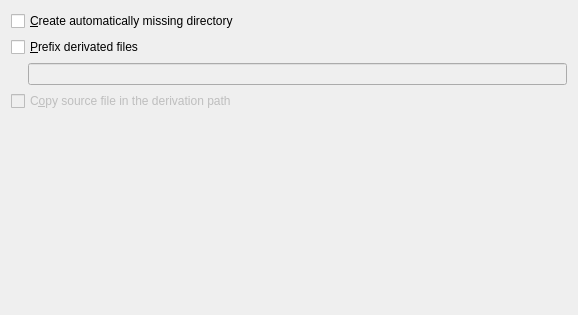
<?xml version="1.0" encoding="UTF-8"?>
<ui version="4.0">
 <class>NewGenerixDerivation3Page</class>
 <widget class="QWizardPage" name="NewGenerixDerivation3Page">
  <property name="geometry">
   <rect>
    <x>0</x>
    <y>0</y>
    <width>578</width>
    <height>315</height>
   </rect>
  </property>
  <property name="windowTitle">
   <string>WizardPage</string>
  </property>
  <property name="title">
   <string>Define option for derivation project</string>
  </property>
  <property name="subTitle">
   <string>In this page you can define a prefix to use in your derivation path and the possibility to copy the original file in the destination path too.</string>
  </property>
  <layout class="QVBoxLayout" name="verticalLayout">
   <item>
    <widget class="QCheckBox" name="m_missingDirChk">
     <property name="text">
      <string>&amp;Create automatically missing directory</string>
     </property>
    </widget>
   </item>
   <item>
    <widget class="QCheckBox" name="m_addPrefixChk">
     <property name="text">
      <string>&amp;Prefix derivated files</string>
     </property>
    </widget>
   </item>
   <item>
    <layout class="QHBoxLayout" name="horizontalLayout">
     <item>
      <spacer name="horizontalSpacer">
       <property name="orientation">
        <enum>Qt::Horizontal</enum>
       </property>
       <property name="sizeType">
        <enum>QSizePolicy::Fixed</enum>
       </property>
       <property name="sizeHint" stdset="0">
        <size>
         <width>17</width>
         <height>20</height>
        </size>
       </property>
      </spacer>
     </item>
     <item>
      <widget class="QLineEdit" name="m_prefixEdit">
       <property name="enabled">
        <bool>false</bool>
       </property>
      </widget>
     </item>
    </layout>
   </item>
   <item>
    <widget class="QCheckBox" name="m_copyToChk">
     <property name="enabled">
      <bool>false</bool>
     </property>
     <property name="text">
      <string>C&amp;opy source file in the derivation path</string>
     </property>
    </widget>
   </item>
   <item>
    <spacer name="verticalSpacer">
     <property name="orientation">
      <enum>Qt::Vertical</enum>
     </property>
     <property name="sizeHint" stdset="0">
      <size>
       <width>20</width>
       <height>40</height>
      </size>
     </property>
    </spacer>
   </item>
  </layout>
 </widget>
 <resources/>
 <connections>
  <connection>
   <sender>m_addPrefixChk</sender>
   <signal>toggled(bool)</signal>
   <receiver>m_copyToChk</receiver>
   <slot>setEnabled(bool)</slot>
   <hints>
    <hint type="sourcelabel">
     <x>118</x>
     <y>43</y>
    </hint>
    <hint type="destinationlabel">
     <x>119</x>
     <y>98</y>
    </hint>
   </hints>
  </connection>
  <connection>
   <sender>m_addPrefixChk</sender>
   <signal>toggled(bool)</signal>
   <receiver>m_prefixEdit</receiver>
   <slot>setEnabled(bool)</slot>
   <hints>
    <hint type="sourcelabel">
     <x>161</x>
     <y>53</y>
    </hint>
    <hint type="destinationlabel">
     <x>127</x>
     <y>68</y>
    </hint>
   </hints>
  </connection>
 </connections>
</ui>
